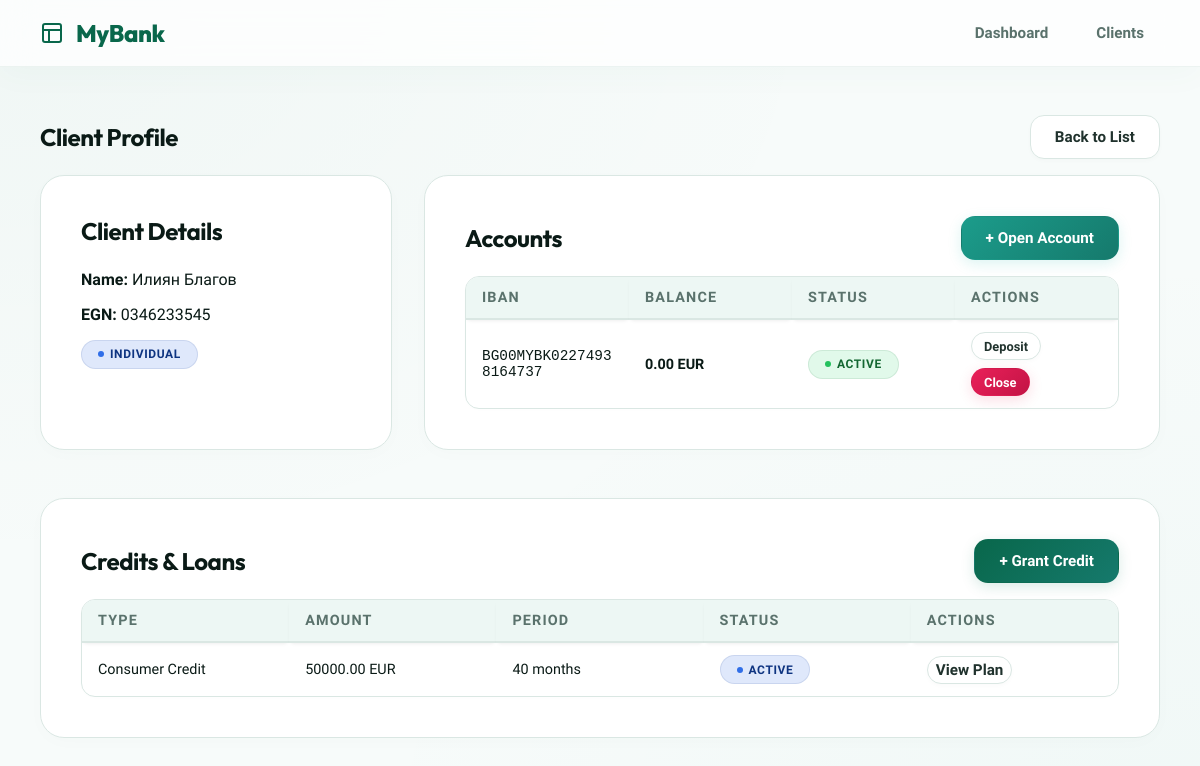
The app's page /clients/1/, older data.
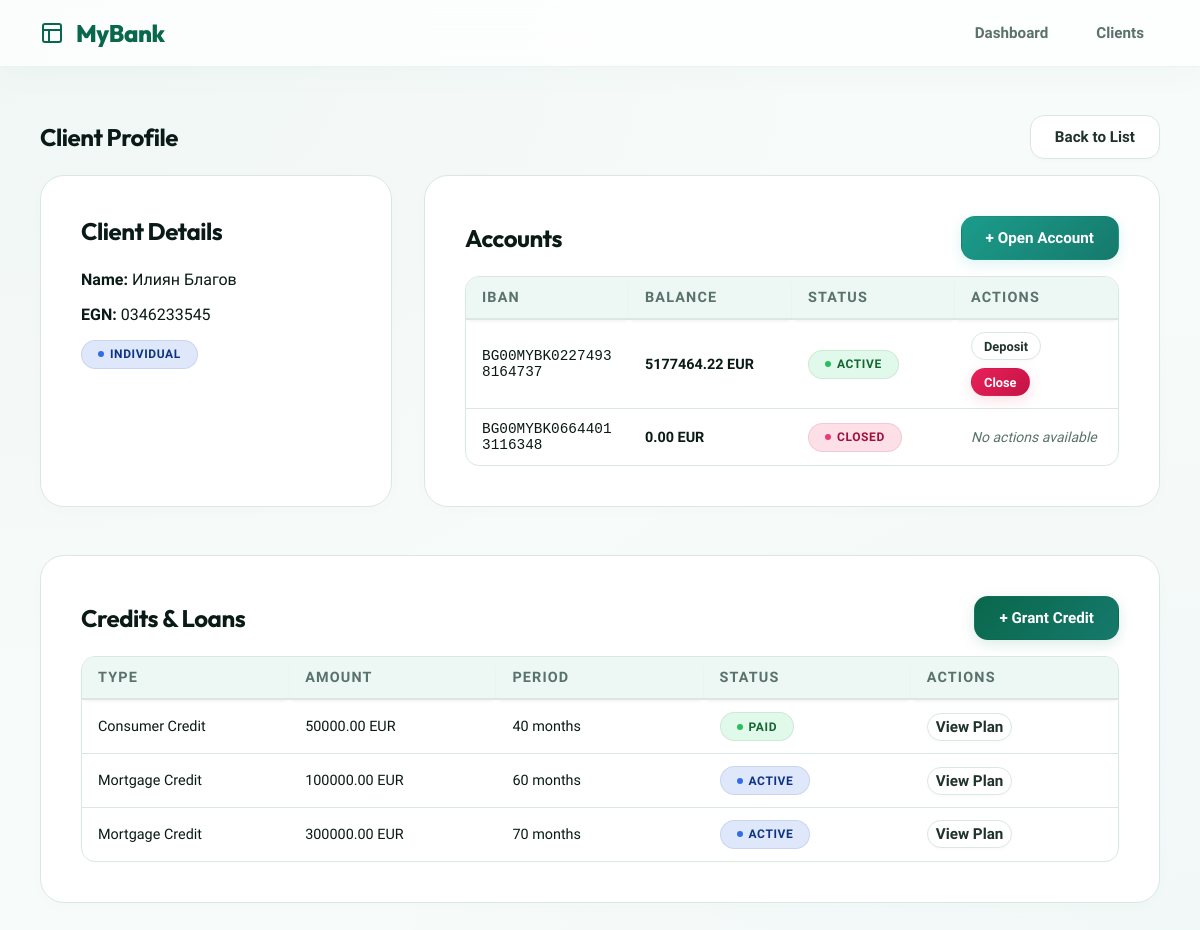
The same page, newer data.
### bank_app/models.py (models this page shows, shortened)
class Client(models.Model):
    CLIENT_TYPES = (
        ('INDIVIDUAL', 'Individual'),
        ('CORPORATE', 'Corporate'),
    )
    client_type = models.CharField(max_length=20, choices=CLIENT_TYPES)
    first_name = models.CharField(max_length=100, blank=True, null=True)
    last_name = models.CharField(max_length=100, blank=True, null=True)
    personal_id = models.CharField(max_length=20, blank=True, null=True, unique=True) # EGN
    company_name = models.CharField(max_length=200, blank=True, null=True)
    company_id = models.CharField(max_length=50, blank=True, null=True, unique=True) # EIK
    representative_name = models.CharField(max_length=200, blank=True, null=True)

class Account(models.Model):
    ACCOUNT_STATUS = (
        ('ACTIVE', 'Active'),
        ('CLOSED', 'Closed'),
    )
    client = models.ForeignKey(Client, on_delete=models.CASCADE, related_name='accounts')
    iban = models.CharField(max_length=34, unique=True)
    balance = models.DecimalField(max_digits=12, decimal_places=2, default=0.00)
    status = models.CharField(max_length=10, choices=ACCOUNT_STATUS, default='ACTIVE')

class Credit(models.Model):
    CREDIT_STATUS = (
        ('ACTIVE', 'Active'),
        ('PAID', 'Paid'),
    )
    client = models.ForeignKey(Client, on_delete=models.CASCADE, related_name='credits')
    account = models.ForeignKey(Account, on_delete=models.PROTECT, null=True, blank=True, related_name='credits')
    credit_type = models.ForeignKey(CreditType, on_delete=models.PROTECT)
    amount = models.DecimalField(max_digits=12, decimal_places=2)
    period_months = models.IntegerField()
    status = models.CharField(max_length=10, choices=CREDIT_STATUS, default='ACTIVE')
    created_at = models.DateTimeField(auto_now_add=True)

class CreditType(models.Model):
    CREDIT_NAMES = (
        ('CONSUMER', 'Consumer Credit'),
        ('MORTGAGE', 'Mortgage Credit'),
    )
    name = models.CharField(max_length=50, choices=CREDIT_NAMES, unique=True)
    interest_rate = models.DecimalField(max_digits=5, decimal_places=2)
    max_amount = models.DecimalField(max_digits=12, decimal_places=2)
    max_period_months = models.IntegerField()

### bank_app/views.py (the view)
# urls.py: path('clients/<int:pk>/', views.client_detail, name='client_detail'),
def client_detail(request, pk):
    client = get_object_or_404(Client, pk=pk)
    accounts = client.accounts.all()
    credits = client.credits.all()
    return render(request, 'bank_app/client_detail.html', {
        'client': client,
        'accounts': accounts,
        'credits': credits
    })

### bank_app/templates/bank_app/client_detail.html (shortened to what this page needs)
{% extends 'index.html' %}
{% block content %}
<div class="flex justify-between items-center mb-4">
    <h1 class="card-title" style="font-size: 1.5rem; margin: 0;">Client Profile</h1>
    <a href="{% url 'client_list' %}" class="btn btn-outline">Back to List</a>
</div>
<div class="grid grid-cols-3">
    <div class="card" style="grid-column: span 1;">
        <h2 class="card-title">Client Details</h2>
        {% if client.client_type == 'INDIVIDUAL' %}
        <p><strong>Name:</strong> {{ client.first_name }} {{ client.last_name }}</p>
        <p class="mt-4"><strong>EGN:</strong> {{ client.personal_id }}</p>
        <p class="mt-4"><span class="badge badge-primary">Individual</span></p>
        {% else %}
        <p><strong>Company:</strong> {{ client.company_name }}</p>
        <p class="mt-4"><strong>EIK:</strong> {{ client.company_id }}</p>
        <p class="mt-4"><strong>Representative:</strong> {{ client.representative_name }}</p>
        <p class="mt-4"><span class="badge badge-warning">Corporate</span></p>
        {% endif %}
    </div>
    <div class="card" style="grid-column: span 2;">
        <div class="flex justify-between items-center mb-4">
            <h2 class="card-title" style="margin:0;">Accounts</h2>
            <form action="{% url 'account_create' client.id %}" method="post" style="display:inline;">
                <button type="submit" class="btn btn-success">+ Open Account</button>
            </form>
        </div>
        <div class="table-container scrollable">
            <table class="table compact">
                <thead>
                    <tr>
                        <th>IBAN</th>
                        <th>Balance</th>
                        <th>Status</th>
                        <th>Actions</th>
                    </tr>
                </thead>
                <tbody>
                    {% for acc in accounts %}
                    <tr>
                        <td style="font-family: monospace;">{{ acc.iban }}</td>
                        <td style="font-weight: 600;">{{ acc.balance }} EUR</td>
                        <td>
                            {% if acc.status == 'ACTIVE' %}
                            <span class="badge badge-success">Active</span>
                            {% else %}
                            <span class="badge badge-danger">Closed</span>
                            {% endif %}
                        </td>
                        <td>
                            {% if acc.status == 'ACTIVE' %}
                            <div style="display: flex; gap: 0.5rem; align-items: center; flex-wrap: wrap;">
                                <button type="button" class="btn btn-outline deposit-btn"
                                        data-account-id="{{ acc.id }}"
                                        data-iban="{{ acc.iban }}"
                                        style="padding: 0.35rem 0.75rem; font-size: 0.8rem;">
                                    Deposit
                                </button>
                                <form action="{% url 'account_close' acc.id %}" method="post" style="display:inline; margin: 0;" onsubmit="return confirm('Are you sure you want to close this account?');">
                                    <button type="submit" class="btn btn-danger" style="padding: 0.35rem 0.75rem; font-size: 0.8rem;">Close</button>
                                </form>
                            </div>
                            {% else %}
                            <span style="color: var(--gray); font-style: italic; font-size: 0.875rem;">No actions available</span>
                            {% endif %}
                        </td>
                    </tr>
                    {% empty %}
                    <tr>
                        <td colspan="4">No accounts found.</td>
                    </tr>
                    {% endfor %}
                </tbody>
            </table>
        </div>
    </div>
</div>
<div class="card mt-4">
    <div class="flex justify-between items-center mb-4">
        <h2 class="card-title" style="margin:0;">Credits & Loans</h2>
        <a href="{% url 'credit_create' client.id %}" class="btn btn-primary">+ Grant Credit</a>
    </div>
    <div class="table-container scrollable">
        <table class="table compact">
            <thead>
                <tr>
                    <th>Type</th>
                    <th>Amount</th>
                    <th>Period</th>
                    <th>Status</th>
                    <th>Actions</th>
                </tr>
            </thead>
            <tbody>
                {% for credit in credits %}
                <tr>
                    <td>{{ credit.credit_type.get_name_display }}</td>
                    <td>{{ credit.amount }} EUR</td>
                    <td>{{ credit.period_months }} months</td>
                    <td>
                        {% if credit.status == 'ACTIVE' %}
                        <span class="badge badge-primary">{{ credit.status }}</span>
                        {% else %}
                        <span class="badge badge-success">{{ credit.status }}</span>
                        {% endif %}
                    </td>
                    <td>
                        <a href="{% url 'credit_detail' credit.id %}" class="btn btn-outline"
                            style="padding: 0.25rem 0.5rem;">View Plan</a>
                    </td>
                </tr>
                {% empty %}
                <tr>
                    <td colspan="5">No credits found.</td>
                </tr>
                {% endfor %}
            </tbody>
        </table>
    </div>
</div>
{% endblock %}

### bank_app/templates/index.html (shortened to what this page needs)
<!DOCTYPE html>
<html lang="en">
<head>
</head>
<body>
    <nav class="navbar">
        <a href="{% url 'dashboard' %}" class="navbar-brand">
            MyBank
        </a>
        <div class="nav-links">
            <a href="{% url 'dashboard' %}" class="nav-link">Dashboard</a>
            <a href="{% url 'client_list' %}" class="nav-link">Clients</a>
        </div>
    </nav>
    <div class="container">
        {% block content %}{% endblock %}
    </div>
</body>
</html>

Row changes from the older to the newer data that the page shows:
changed Account "BG00MYBK02274938164737": balance "0.00" → "5177464.22"
added Account: iban "BG00MYBK06644013116348", balance "0.00", status "CLOSED"
changed Credit "Consumer Credit": status "ACTIVE" → "PAID"
added Credit: credit_type.name "Mortgage Credit", amount "100000.00", period_months "60", status "ACTIVE"
added Credit: credit_type.name "Mortgage Credit", amount "300000.00", period_months "70", status "ACTIVE"
